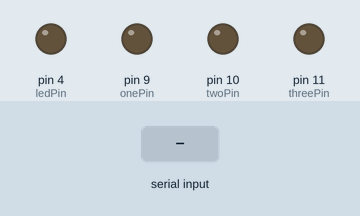
The sketch below on a simulated Arduino Uno, built with avr-gcc and run on an emulated ATmega328P. Parts: output pins drawn as LEDs (lit = HIGH). Inputs (shaded band) come from the test bench.

Above: at 1.2 s.
1.3 s: "90,45\n" received over Serial
At 2.45 s:
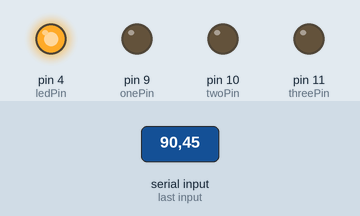
4.1 s: "1\n" received over Serial
At 5.25 s:
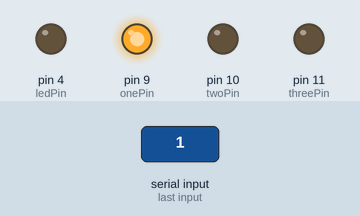
6.9 s: "2\n" received over Serial
At 8.05 s:
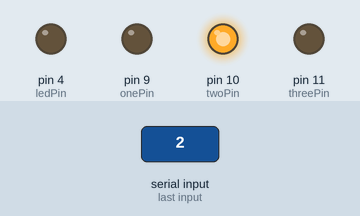
9.7 s: "3\n" received over Serial
At 10.85 s:
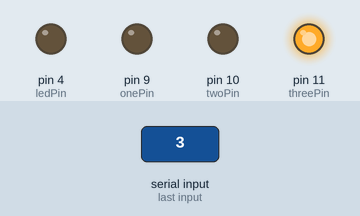
Timing chart, 0 to 12.7 s (numbered marks = the images above; inputs shaded):
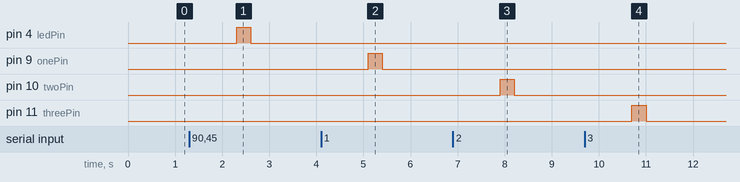

The sketch:

master_test.ino
```cpp
#define ledPin 4
#define onePin 9
#define twoPin 10
#define threePin 11
int state = 0;


void setup() {
  pinMode(ledPin, OUTPUT);
  pinMode(onePin, OUTPUT);
  pinMode(twoPin, OUTPUT);
  pinMode(threePin, OUTPUT);
  digitalWrite(ledPin, 0);
  digitalWrite(onePin, 0); //blue
  digitalWrite(twoPin, 0); //green
  digitalWrite(threePin, 0); //red
  Serial.begin(9600); // Default communication rate of the Bluetooth module
}

void loop() {
 if(Serial.available() > 0){ // Checks whether data is comming from the serial port
//    state = Serial.read(); // Reads the data from the serial port

      state = Serial.readString().toInt();


        if(state == 1){
          digitalWrite(onePin, HIGH);
            delay(300);
            digitalWrite(onePin, LOW);
        }else if (state == 2){
              digitalWrite(twoPin, HIGH);
            delay(300);
            digitalWrite(twoPin, LOW);
        }else if (state == 3){
          digitalWrite(threePin, HIGH);
            delay(300);
            digitalWrite(threePin, LOW);
        }else //(state == 4) or 0
        {
            digitalWrite(ledPin, HIGH);
            delay(300);
            digitalWrite(ledPin, LOW);
        }
//
//        for(int i = 0; i < state; i++){
//        digitalWrite(ledPin, HIGH);
//        delay(300);
//        digitalWrite(ledPin, LOW);
//        delay(300);
//          }
//      delay(1000);
 }

// // Controlling the LED
// if (state != 0) {
//  digitalWrite(ledPin, HIGH); // LED ON
//  delay(200); // keep LED on for a little longer
// }
// else {
//  digitalWrite(ledPin, LOW); // LED OFF
//
// }


// Serial.println(state);

// digitalWrite(ledPin, HIGH); // LED ON

// delay(1000);
}
```

Measured:
- after the input at 1.3 s, pin 4 (ledPin): LOW → HIGH after 1.0 s, → LOW 0.30 s later
- after the input at 4.1 s, pin 9 (onePin): LOW → HIGH after 1.0 s, → LOW 0.30 s later
- after the input at 6.9 s, pin 10 (twoPin): LOW → HIGH after 1.0 s, → LOW 0.30 s later
- after the input at 9.7 s, pin 11 (threePin): LOW → HIGH after 1.0 s, → LOW 0.30 s later
